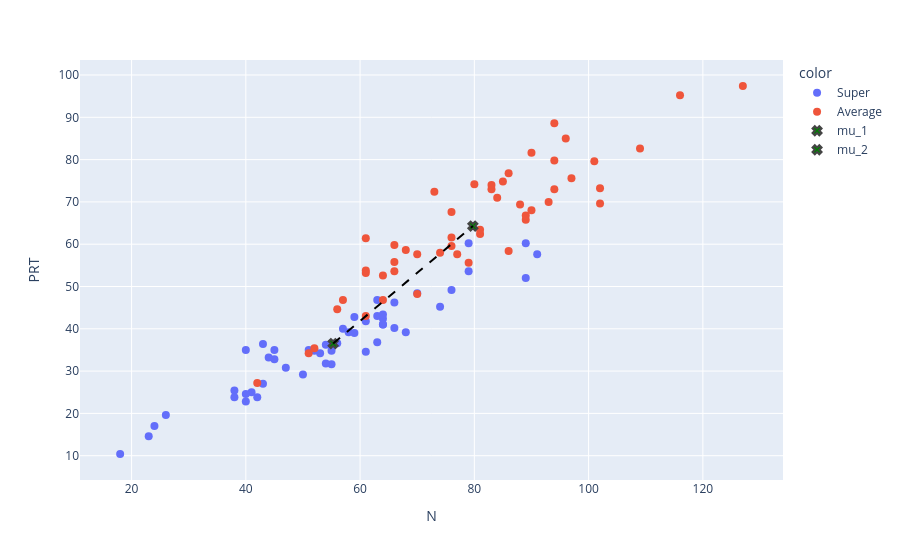

The code cell stored with this chart in its notebook:
### Markdown cell above
## Minimum Distance Classifiers
### Consider the cork stoppers.xls data set containing measurements performed automatically by an image processing system on 150 cork stoppers(see Figure 2) belonging to three classes (ω1 - Super, ω2 - Average and ω3 Poor).

In your exercise consider only the classes ω1 and ω2, and a two-dimensional
space spanned by N and PRT/10.

• Find the Euclidean Linear Discriminants g1(x) and g2(x).

• Find the equation of the decision hyperplane, i.e., when g1(x) = g2(x).

• Compute the sensitivity, specificity, precision, F1Score and accuracy.

• Represent geometrically the patterns, class means, and decision hyperplane. You should obtain a plot like the one presented in Figure 3

### Code cell
import pandas as pd
import numpy as np
import plotly.express as px
import plotly.graph_objects as go

df = pd.read_excel("D:/UC_library/Mestrado/1_ANO/2_semestre/RP/PL/data_sets/CORK_STOPPERS.XLS",
                   sheet_name = "Data", 
                   usecols=["C","N.1","PRT"]) # usecols=["C","ART","N.1","PRT","ARM","PRM","ARTG","NG","PRTG","RAAR","RAN"]
df["PRT"] = df["PRT"] / 10
df = df[df["C"].isin([1, 2])]
df = pd.DataFrame(df.dropna())
quality = ["Super", "Average"]
color = df["C"].map({1 : quality[0], 2 : quality[1]})

x_1 = df[df["C"] == 1][['N.1', 'PRT']]
x_2 = df[df["C"] == 2][['N.1', 'PRT']]

mu_1 = np.array(np.mean(x_1, axis=0)).T
mu_2 = np.array(np.mean(x_2, axis=0)).T

print('g1(x) = ' + str(mu_1[0]) + 'x1 + ' + str(mu_1[1]) + 'x2 + ' + str(0.5 * np.matmul(mu_1, mu_1)))
print('g2(x) = ' + str(mu_2[0]) + 'x1 + ' + str(mu_2[1]) + 'x2 + ' + str(0.5 * np.matmul(mu_2, mu_2)))

w = mu_1 - mu_2 
b = -0.5*(w).T@(mu_1 + mu_2)  # '@' is equivalent to 'np.matmul' <- scalar product

print('\nDecision function (g1(x) - g2(x)):\n ' + str(w[0]) + 'x1 + ' + str(w[1]) + 'x2 = ' + str(b))

## Comupute specificity, sensitivity, precision, f1 score
x1 = df['N.1']
x2 = df["PRT"]

x = [np.array(x1), np.array(x2)]
decision = np.matmul(w.T, x) + b

predict = np.ones(np.shape(decision)[0])
predict[decision<0] = 2
# print(len(df['C']))

TP = TN = FP = FN = 0
for i  in range(0,len(df['C'])):
    if(df['C'].iloc[i] == predict[i] and df['C'].iloc[i] == 1):
        TP+=1
    if(df['C'].iloc[i] == predict[i] and df['C'].iloc[i] == 2):
        FN += 1
    if(df['C'].iloc[i] != predict[i] and df['C'].iloc[i] == 1):
        FP += 1
    if(df['C'].iloc[i] != predict[i] and df['C'].iloc[i] == 2):
        TN += 1
if(TP+TN+FP+FN != len(df['C'])): print(f"The sum of TP+TN+FN+FP != {len(df['C'])}")

sensitivity = TP/(TP + FN) * 100
specificity = TN/(TN + FP) * 100
precision = TP/(TP + FP) * 100
F1score = 2 * (sensitivity * specificity) / (sensitivity + specificity)

print(f'Sensitivity: {sensitivity}% \nSpecificity: {specificity}% \nPrecision: {precision}% \nF1score: {F1score}%')

fig = px.scatter(x=x1, y=x2, color=color, labels=dict(x = 'N', y = 'PRT'))

# Draw a line
fig.add_shape(type='line', x0=mu_1[0], y0=mu_1[1], x1=mu_2[0], y1=mu_2[1],
              line=dict(color = 'black', dash = 'dash'))

# Draw a line
fig.add_shape(type='line', x0=mu_1[0], y0=mu_1[1], x1=mu_2[0], y1=mu_2[1],
              line=dict(color = 'black', dash = 'dash'))

# draw a marker
fig.add_trace(go.Scatter(x = [mu_1[0]],
                         y = [mu_1[1]],
                         mode='markers',
                         marker=dict(
                             symbol = 'x',
                             size = 15,
                             color = 'green',
                             line = dict(width = 2) 
                         ),
                         name='mu_1'))
# Draw a marker
fig.add_trace(go.Scatter(x = [mu_2[0]],
                         y = [mu_2[1]],
                         mode='markers',
                         marker=dict(
                             symbol = 'x',
                             size = 15,
                             color = 'green',
                             line = dict(width = 2) 
                         ),
                         name='mu_2'))
fig.update_traces(marker_size = 8)

fig.show()

### Figure 1 — Plotly figure (JSON) as saved in the notebook; plotly's stock layout.template omitted (floating-point values rounded to 4 significant figures)
{"data": [{"hovertemplate": "color=Super<br>N=%{x}<br>PRT=%{y}<extra></extra>", "legendgroup": "Super", "marker": {"color": "#636efa", "size": 8, "symbol": "circle"}, "mode": "markers", "name": "Super", "orientation": "v", "showlegend": true, "type": "scatter", "x": [41.0, 42.0, 26.0, 63.0, 45.0, 55.0, 57.0, 66.0, 64.0, 38.0, 40.0, 54.0, 55.0, 54.0, 59.0, 74.0, 63.0, 70.0, 56.0, 38.0, 45.0, 61.0, 91.0, 61.0, 66.0, 50.0, 63.0, 51.0, 24.0, 64.0, 64.0, 53.0, 43.0, 79.0, 44.0, 79.0, 58.0, 68.0, 18.0, 64.0, 59.0, 40.0, 40.0, 43.0, 89.0, 23.0, 47.0, 76.0, 52.0, 89.0], "xaxis": "x", "y": [25.0, 23.8, 19.6, 36.8, 35.0, 31.6, 40.0, 40.2, 42.4, 25.4, 35.0, 31.8, 34.8, 36.2, 42.8, 45.2, 46.8, 48.4, 36.6, 23.8, 32.8, 41.8, 57.6, 34.6, 46.2, 29.2, 43.0, 35.0, 17.0, 41.0, 41.0, 34.2, 27.0, 60.2, 33.2, 53.6, 39.2, 39.2, 10.4, 43.4, 39.0, 24.6, 22.8, 36.4, 60.2, 14.6, 30.8, 49.2, 34.8, 52.0], "yaxis": "y"}, {"hovertemplate": "color=Average<br>N=%{x}<br>PRT=%{y}<extra></extra>", "legendgroup": "Average", "marker": {"color": "#EF553B", "size": 8, "symbol": "circle"}, "mode": "markers", "name": "Average", "orientation": "v", "showlegend": true, "type": "scatter", "x": [76.0, 77.0, 81.0, 74.0, 70.0, 70.0, 76.0, 52.0, 42.0, 81.0, 56.0, 102.0, 86.0, 88.0, 109.0, 57.0, 61.0, 61.0, 61.0, 101.0, 96.0, 64.0, 94.0, 51.0, 61.0, 68.0, 84.0, 127.0, 93.0, 94.0, 90.0, 66.0, 66.0, 85.0, 102.0, 94.0, 83.0, 89.0, 79.0, 66.0, 83.0, 90.0, 97.0, 80.0, 76.0, 116.0, 86.0, 64.0, 89.0, 73.0], "xaxis": "x", "y": [59.6, 57.6, 62.4, 58.0, 48.2, 57.6, 61.6, 35.4, 27.2, 63.4, 44.6, 69.6, 58.4, 69.4, 82.6, 46.8, 61.4, 53.2, 43.0, 79.6, 85.0, 52.6, 79.8, 34.2, 53.8, 58.6, 71.0, 97.4, 70.0, 73.0, 68.0, 55.8, 59.8, 74.8, 73.2, 88.6, 73.0, 65.8, 55.6, 53.6, 74.0, 81.6, 75.6, 74.2, 67.6, 95.2, 76.8, 46.8, 66.8, 72.4], "yaxis": "y"}, {"marker": {"color": "green", "line": {"width": 2}, "size": 8, "symbol": "x"}, "mode": "markers", "name": "mu_1", "type": "scatter", "x": [55.28], "y": [36.5]}, {"marker": {"color": "green", "line": {"width": 2}, "size": 8, "symbol": "x"}, "mode": "markers", "name": "mu_2", "type": "scatter", "x": [79.74], "y": [64.28]}], "layout": {"legend": {"title": {"text": "color"}, "tracegroupgap": 0}, "margin": {"t": 60}, "shapes": [{"line": {"color": "black", "dash": "dash"}, "type": "line", "x0": 55.28, "x1": 79.74, "y0": 36.5, "y1": 64.28}], "xaxis": {"anchor": "y", "domain": [0, 1], "title": {"text": "N"}}, "yaxis": {"anchor": "x", "domain": [0, 1], "title": {"text": "PRT"}}}}
